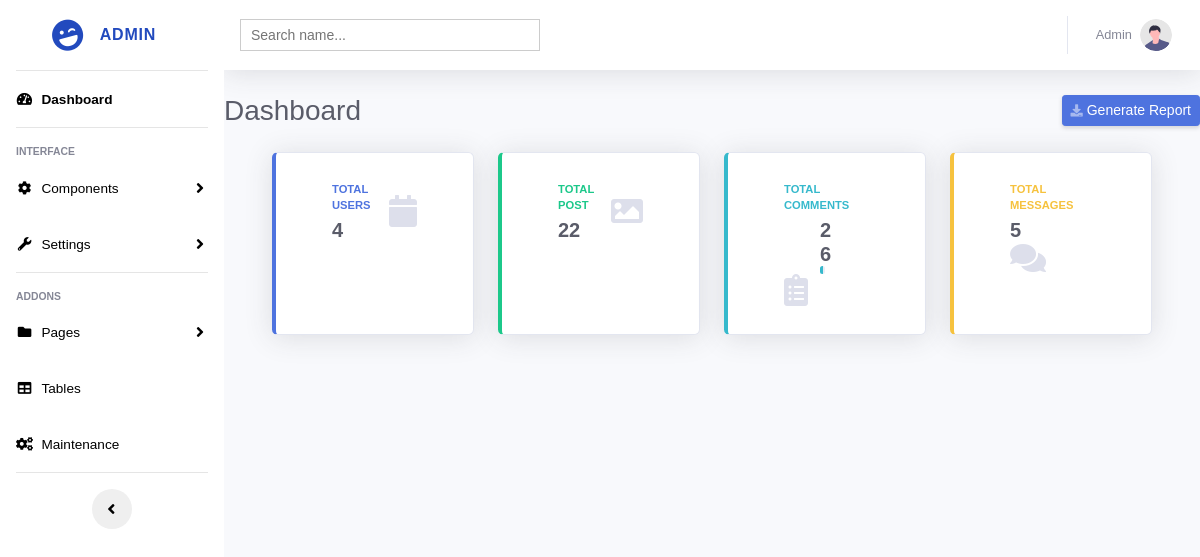
The app's page /admin/contact.php, older data.
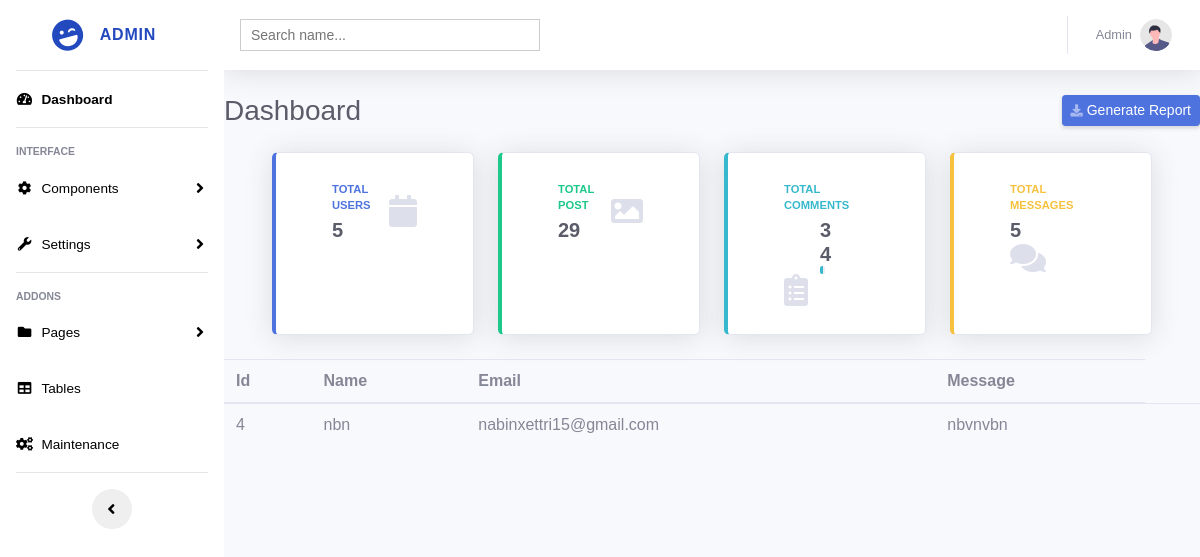
The same page, newer data.
### tables this page shows
CREATE TABLE `contact` (
  `id` int(10) NOT NULL,
  `name` varchar(50) NOT NULL,
  `email` varchar(50) NOT NULL,
  `message` varchar(100) NOT NULL
);

### admin/include/contact.php (the view, shortened to what this page needs)
<?php
include_once 'model/db.php';
$sql = "SELECT id,name, email,message FROM contact";
$result = $connect->query($sql);
if ($result->num_rows > 0) {
  while($row = $result->fetch_assoc()) {
?>
<!DOCTYPE html>
<html lang="en">
<head>
</head>
<body>
<table class="table">
  <thead>
    <tr>
      <th scope="col"> Id </th>
      <th scope="col">Name</th>
      <th scope="col">Email</th>
      <th scope="col">Message</th>
    </tr>
  </thead>
  <tbody>
    <tr>
      <td> <?php echo "".$row['id']."" ?> </td>
      <td><?php echo  "".$row['name']."" ?></td>
      <td><?php echo "".$row['email']."" ?></td>
      <td><?php echo "".$row['message']."" ?></td>
      <td>  </td>
    </tr>
  </tbody>
</table>
  </body>
  </html>
<?php
  }
}
?>

Row changes from the older to the newer data that the page shows:
added contact: id "4", name "nbn", email "nabinxettri15@gmail.com", message "nbvnvbn"
Text that changed along with them:
text no longer shown: "4 22 26"
text now shown: "5 29 34"
